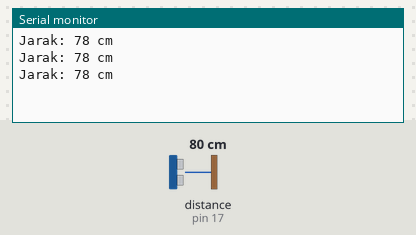
The sketch below on a simulated Arduino Uno, built with avr-gcc and run on an emulated ATmega328P. Shown: the last lines printed to the serial monitor. Wiring (inferred from the names in the program): ultrasonic range finder: trigger pin 16; echo pin 17. The inputs (shaded band) are chosen by the test bench; at power-on: distance to the obstacle (sensor on pin 17) 80 cm. The echo pulse lasts 58.3 µs per cm.

Above: at 1.3 s.
1.4 s: distance to the obstacle (sensor on pin 17) set to 22 cm
At 1.9 s:
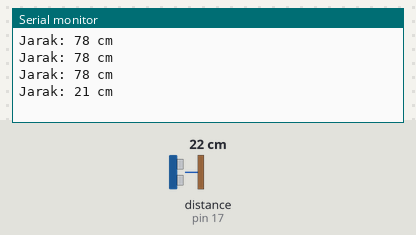
2.9 s: distance to the obstacle (sensor on pin 17) set to 18 cm
At 3.4 s:
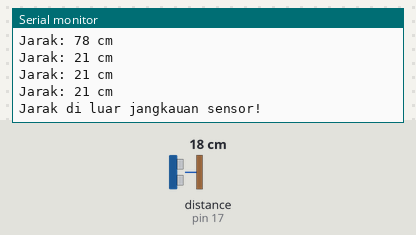

Measured:
- the behaviour switches between 21 and 20 cm on distance to the obstacle (sensor on pin 17) (found by bisection; images 1 and 2)
- after the input at 1.4 s, the serial monitor: prints a new line after 0.12 s (image 1)
- after the input at 2.9 s, the serial monitor: prints a new line after 0.12 s (image 2)

The sketch:

receiver.ino
```cpp
const int trigPin = 16;
const int echoPin = 17;

long durasi;
int jarakCm;

void setup() {
  Serial.begin(9600);
  pinMode(trigPin, OUTPUT);
  pinMode(echoPin, INPUT);
}

void loop() {
  // Bersihkan pin Trig
  digitalWrite(trigPin, LOW);
  delayMicroseconds(2);

  // Kirim sinyal ultrasonik
  digitalWrite(trigPin, HIGH);
  delayMicroseconds(10);
  digitalWrite(trigPin, LOW);

  // Baca waktu pantulan gelombang (ditambah timeout 30000 mikrodetik agar tidak stuck)
  durasi = pulseIn(echoPin, HIGH, 30000);

  // Hitung jarak dalam cm
  jarakCm = durasi * 0.034 / 2;

  // Validasi: JSN-SR04T akurat di atas 20 cm dan di bawah 600 cm
  if (jarakCm < 20 || jarakCm > 600) {
    Serial.println("Jarak di luar jangkauan sensor!");
  } else {
    Serial.print("Jarak: ");
    Serial.print(jarakCm);
    Serial.println(" cm");
  }

  delay(500);
}
```
